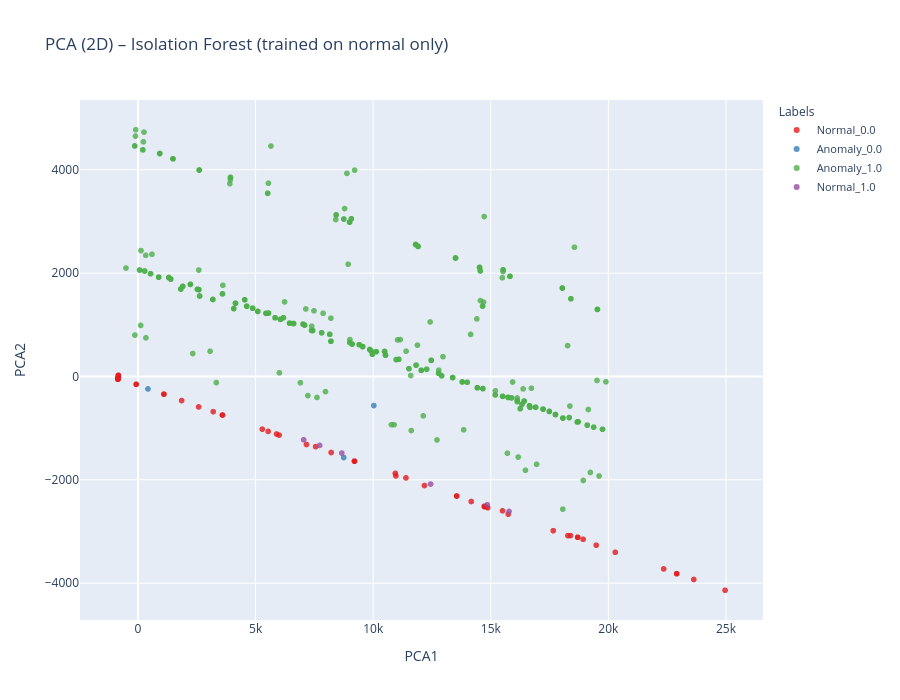

The notebook cell this image was saved under:
### Markdown cell above
First PCA is applied as a dimensionality reduction technique in order to visualize the behavior of the Isolation Forest model in a two-dimensional space.

Followed steps:

- A preprocessing pipeline composed of a RobustScaler and a PCA transformation with two components is used to normalize the feature distributions and compute the 2D projection.
- Only the original feature variables are included in the PCA transformation, **is_attack**, **anomaly_score**, and **anomaly_label** are removed.
- The projected samples are stored in a new DataFrame containing:
    - The first principal component (PCA1)
    - The second principal component (PCA2)
    - The predicted anomaly label (anomaly_label)
    - The true attack label (is_attack)

### Code cell
from sklearn.decomposition import PCA
from sklearn.pipeline import Pipeline
from sklearn.preprocessing import RobustScaler
import plotly.express as px
import numpy as np

# -----------------------------
# PCA pipeline (visualización)
# -----------------------------
pca_pipeline = Pipeline([
    ('scaler', RobustScaler()),
    ('pca', PCA(n_components=2, random_state=42))
])

X_pca = pca_pipeline.fit_transform(df_test.drop(columns=[
    'is_attack', 'anomaly_score', 'anomaly_label'
]))

print("Varianza explicada por componente:")
print(pca_pipeline['pca'].explained_variance_ratio_)
print("Varianza total explicada:",
      pca_pipeline['pca'].explained_variance_ratio_.sum())

# DataFrame para plot
df_pca_vis = pd.DataFrame({
    'PCA1': X_pca[:, 0],
    'PCA2': X_pca[:, 1],
    'anomaly_label': df_test['anomaly_label'].values,
    'is_attack': df_test['is_attack'].values
})

# Manejar valores NaN en anomaly_label
df_pca_vis['anomaly_label_filled'] = df_pca_vis['anomaly_label'].fillna('Unknown')

# Manejar valores NaN en is_attack (si es necesario)
df_pca_vis['is_attack_filled'] = df_pca_vis['is_attack'].fillna(999).astype(str)

# Crear una columna combinada para los labels
df_pca_vis['combined_label'] = df_pca_vis['anomaly_label_filled'] + '_' + df_pca_vis['is_attack_filled']

# Definir colores para todas las combinaciones posibles
# Primero obtener todas las combinaciones únicas
unique_labels = df_pca_vis['combined_label'].unique()
print(f"\nLabels únicos encontrados: {list(unique_labels)}")

# Paleta de colores para asignar automáticamente
color_palette = px.colors.qualitative.Set1 + px.colors.qualitative.Set2 + px.colors.qualitative.Set3

# Crear mapa de colores
color_discrete_map = {}
for i, label in enumerate(unique_labels):
    color_discrete_map[label] = color_palette[i % len(color_palette)]

# Plot con manejo de NaN
fig = px.scatter(
    df_pca_vis,
    x='PCA1',
    y='PCA2',
    color='combined_label',
    title="PCA (2D) – Isolation Forest (trained on normal only)",
    width=900,
    height=700,
    color_discrete_map=color_discrete_map
)

fig.update_traces(marker=dict(size=6, opacity=0.8))
fig.update_layout(
    legend_title_text='Labels',
    legend=dict(
        title_font=dict(size=12),
        font=dict(size=11)
    )
)

# Mejorar nombres en la leyenda
for i, trace in enumerate(fig.data):
    label = trace.name
    # Reemplazar valores especiales
    clean_label = label.replace('_999', '_Unknown')
    trace.name = clean_label

fig.show()

# Mostrar estadísticas de NaN
print(f"\nValores NaN en anomaly_label: {df_test['anomaly_label'].isna().sum()}")
print(f"Valores NaN en is_attack: {df_test['is_attack'].isna().sum()}")
print("\nDistribución de labels:")
print(df_pca_vis['combined_label'].value_counts())

### Figure 1 — Plotly figure (JSON) as saved in the notebook; plotly's stock layout.template omitted (floating-point values rounded to 4 significant figures; data arrays with more than 128 entries replaced by an {"elided": "..."} marker saying what was removed)
{"data": [{"hovertemplate": "combined_label=Normal_0.0<br>PCA1=%{x}<br>PCA2=%{y}<extra></extra>", "legendgroup": "Normal_0.0", "marker": {"color": "rgb(228,26,28)", "opacity": 0.8, "size": 6, "symbol": "circle"}, "mode": "markers", "name": "Normal_0.0", "showlegend": true, "type": "scattergl", "x": {"elided": "4729 float values"}, "xaxis": "x", "y": {"elided": "4729 float values"}, "yaxis": "y"}, {"hovertemplate": "combined_label=Anomaly_0.0<br>PCA1=%{x}<br>PCA2=%{y}<extra></extra>", "legendgroup": "Anomaly_0.0", "marker": {"color": "rgb(55,126,184)", "opacity": 0.8, "size": 6, "symbol": "circle"}, "mode": "markers", "name": "Anomaly_0.0", "showlegend": true, "type": "scattergl", "x": [423.0, 8745.0, 10030.0], "xaxis": "x", "y": [-241.4, -1569.0, -562.9], "yaxis": "y"}, {"hovertemplate": "combined_label=Anomaly_1.0<br>PCA1=%{x}<br>PCA2=%{y}<extra></extra>", "legendgroup": "Anomaly_1.0", "marker": {"color": "rgb(77,175,74)", "opacity": 0.8, "size": 6, "symbol": "circle"}, "mode": "markers", "name": "Anomaly_1.0", "showlegend": true, "type": "scattergl", "x": {"elided": "340 float values"}, "xaxis": "x", "y": {"elided": "340 float values"}, "yaxis": "y"}, {"hovertemplate": "combined_label=Normal_1.0<br>PCA1=%{x}<br>PCA2=%{y}<extra></extra>", "legendgroup": "Normal_1.0", "marker": {"color": "rgb(152,78,163)", "opacity": 0.8, "size": 6, "symbol": "circle"}, "mode": "markers", "name": "Normal_1.0", "showlegend": true, "type": "scattergl", "x": [7044.0, 7720.0, 8665.0, 12440.0, 15780.0, 14850.0], "xaxis": "x", "y": [-1226.0, -1334.0, -1483.0, -2082.0, -2612.0, -2482.0], "yaxis": "y"}], "layout": {"height": 700, "legend": {"font": {"size": 11}, "title": {"font": {"size": 12}, "text": "Labels"}, "tracegroupgap": 0}, "title": {"text": "PCA (2D) – Isolation Forest (trained on normal only)"}, "width": 900, "xaxis": {"anchor": "y", "domain": [0, 1], "title": {"text": "PCA1"}}, "yaxis": {"anchor": "x", "domain": [0, 1], "title": {"text": "PCA2"}}}}
